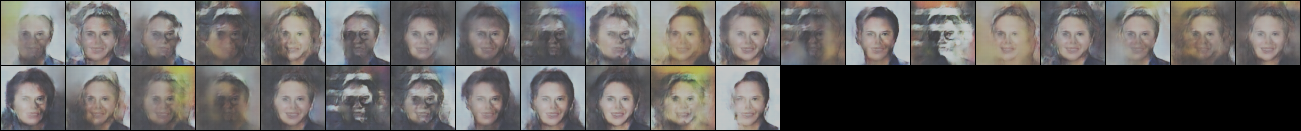
#> input picture CelebA-GAN/generated-4/generated-images-0001.png, 2602 x 262 px, found by its file name (shown at 1/2 size); its folder holds 4 pictures in this run
$ python generate_video.py
#> lines starting #> are read from the running program, lines starting #| are printed output that depends on the picture
import cv2
import numpy as np
import os

def crossfade_transition(img1, img2, alpha):
    """Apply crossfade transition between img1 and img2."""
    return cv2.addWeighted(img1, 1 - alpha, img2, alpha, 0)

def create_transition_video(image_folder, video_path, frame_rate=30, morph_frames=10):
#> called with image_folder = 'generated-4', video_path = 'transition_video-2.mp4', frame_rate = 30, morph_frames = 30
    images = [img for img in os.listdir(image_folder) if img.endswith(".png")]
    images.sort()

    if len(images) < 2:
        raise ValueError("At least two images are required for morphing.")

    first_image_path = os.path.join(image_folder, images[0])
    last_image_path = os.path.join(image_folder, images[-1])

    img1 = cv2.imread(first_image_path)
#> img1 is the input picture: shape (262, 2602, 3); mean B, G, R 95, 96.5, 99.1
    img2 = cv2.imread(last_image_path)
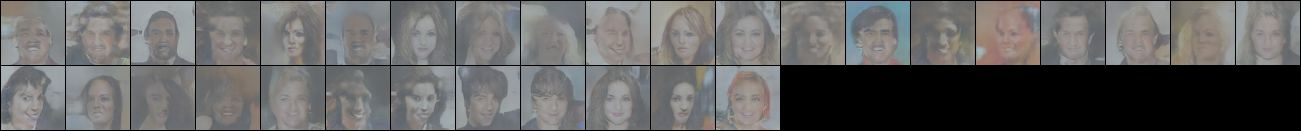
#> input picture CelebA-GAN/generated-4/generated-images-0004.png, 2602 x 262 px, found by its file name (shown at 1/2 size)
#> img2 is the input picture: shape (262, 2602, 3); mean B, G, R 100, 100.5, 100.7

    height, width, _ = img1.shape
#> height = 262; width = 2602
    fourcc = cv2.VideoWriter_fourcc(*'mp4v')
    video_writer = cv2.VideoWriter(video_path, fourcc, frame_rate, (width, height))

    for i in range(len(images) - 1):
        img1_path = os.path.join(image_folder, images[i])
        img2_path = os.path.join(image_folder, images[i + 1])

        img1 = cv2.imread(img1_path)
        img2 = cv2.imread(img2_path)
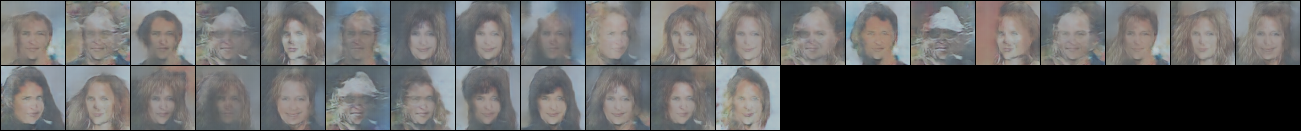
#> input picture CelebA-GAN/generated-4/generated-images-0002.png, 2602 x 262 px, found by its file name (shown at 1/2 size)
#> img2 is the input picture: shape (262, 2602, 3); mean B, G, R 99.1, 99, 98.8

        for j in range(morph_frames):
            alpha = j / float(morph_frames)
            crossfade_image = crossfade_transition(img1, img2, alpha)
            video_writer.write(crossfade_image)
#> pass 2 of the loop in create_transition_video, `for i in range(len(images) - 1):`:
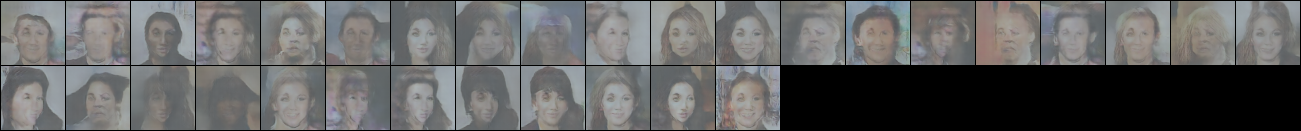
#> input picture CelebA-GAN/generated-4/generated-images-0003.png, 2602 x 262 px, found by its file name (shown at 1/2 size)
#> in create_transition_video, img2 is the input picture: shape (262, 2602, 3); mean B, G, R 98.7, 98.8, 98.6
#> the loop in create_transition_video, `for j in range(morph_frames):` made 30 passes
#> pass 2, in create_transition_video, `crossfade_image = crossfade_transition(img1, img2, alpha)`:
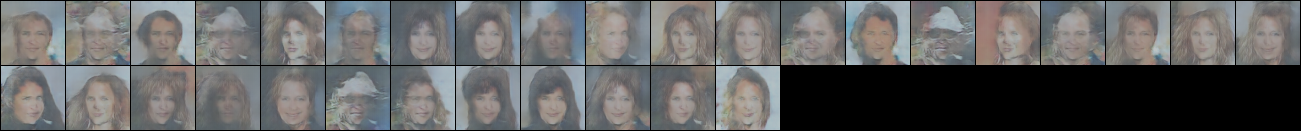
#> crossfade_image: shape (262, 2602, 3) (shown at 1/2 size); mean B, G, R 99.1, 99, 98.8

    video_writer.release()
    print(f"Video saved as {video_path}")

if __name__ == "__main__":
    image_folder = "generated-4"  # Folder containing images
    video_path = "transition_video-2.mp4"  # Output video file
    frame_rate = 30  # Frames per second
    morph_frames = 30  # Number of frames per transition

    create_transition_video(image_folder, video_path, frame_rate, morph_frames)
